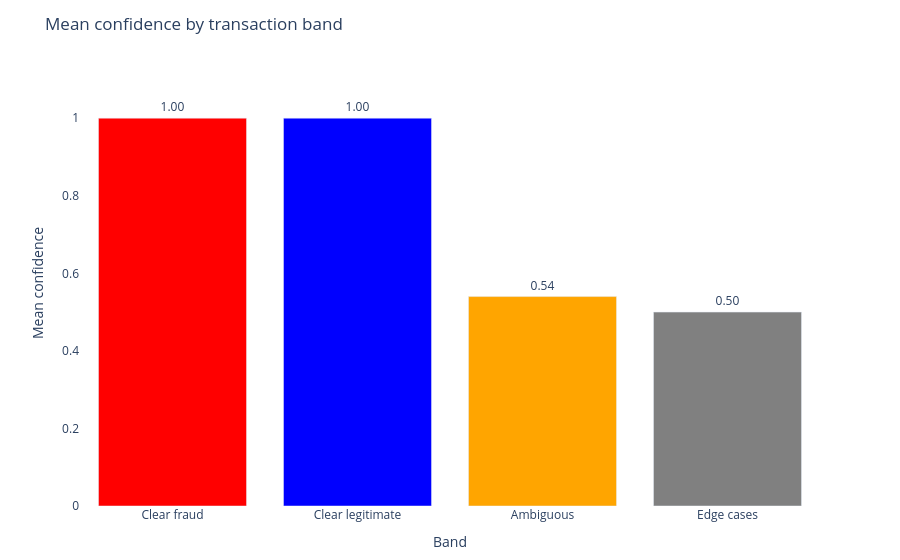

Write notebook code for a chart like this one.
### Markdown cell above
## 7. Confidence by band

Clear fraud and clear legitimate transactions should produce the highest confidence. Ambiguous and edge cases should produce lower confidence where the signals are genuinely mixed.

### Code cell
band_order  = ["clear_fraud", "clear_legit", "ambiguous", "edge"]
band_labels = {
    "clear_fraud": "Clear fraud",
    "clear_legit": "Clear legitimate",
    "ambiguous":   "Ambiguous",
    "edge":        "Edge cases",
}

band_summary = (
    results_df
    .groupby("band")
    .agg(
        mean_confidence =("confidence", "mean"),
        count           =("id",         "count"),
        flagged         =("decision",   lambda x: (x == "Flag").sum()),
    )
    .reset_index()
)
band_summary["band"] = pd.Categorical(
    band_summary["band"], categories=band_order, ordered=True
)
band_summary = band_summary.sort_values("band")
band_summary["band_label"] = band_summary["band"].map(band_labels)
band_summary["mean_confidence"] = band_summary["mean_confidence"].round(2)

fig1 = go.Figure(go.Bar(
    x=band_summary["band_label"],
    y=band_summary["mean_confidence"],
    marker_color=["red", "blue", "orange", "grey"],
    text=[f"{v:.2f}" for v in band_summary["mean_confidence"]],
    textposition="outside",
))
fig1.update_layout(
    title="Mean confidence by transaction band",
    xaxis_title="Band",
    yaxis_title="Mean confidence",
    yaxis=dict(range=[0, 1.15]),
    plot_bgcolor="white",
    paper_bgcolor="white",
    font=dict(size=12),
    margin=dict(t=60, b=40),
)
fig1.show()

print()
print(band_summary[["band_label", "mean_confidence", "count", "flagged"]]
      .to_string(index=False))

### Figure 1 — Plotly figure (JSON) as saved in the notebook; plotly's stock layout.template omitted (floating-point values rounded to 4 significant figures)
{"data": [{"marker": {"color": ["red", "blue", "orange", "grey"]}, "text": ["1.00", "1.00", "0.54", "0.50"], "textposition": "outside", "type": "bar", "x": ["Clear fraud", "Clear legitimate", "Ambiguous", "Edge cases"], "y": [1.0, 1.0, 0.54, 0.5]}], "layout": {"font": {"size": 12}, "margin": {"b": 40, "t": 60}, "paper_bgcolor": "white", "plot_bgcolor": "white", "title": {"text": "Mean confidence by transaction band"}, "xaxis": {"title": {"text": "Band"}}, "yaxis": {"range": [0, 1.15], "title": {"text": "Mean confidence"}}}}
